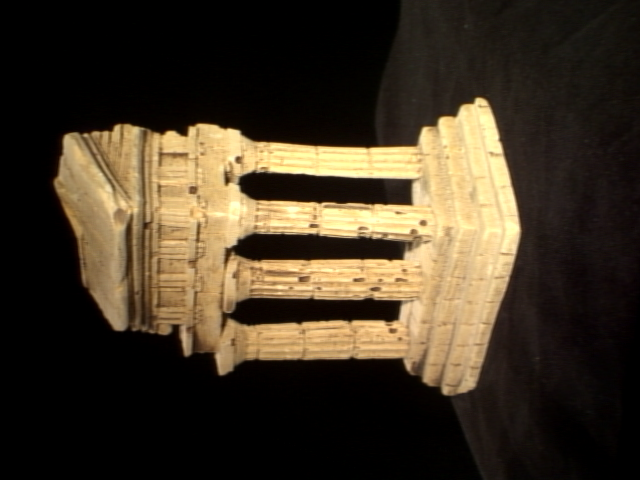
#> input picture 3D Reconstruction/im1.png, 640 x 480 px, found by its file name
$ python visualize.py
#> lines starting #> are read from the running program, lines starting #| are printed output that depends on the picture
### 3D Reconstruction/findM2.py
'''
Q3.3:
    1. Load point correspondences
    2. Obtain the correct M2
    3. Save the correct M2, C2, and P to q3_3.npz
'''

import numpy as np
from helper import camera2
from submission import eightpoint, essentialMatrix, triangulate
import submission
import matplotlib.pyplot as plt
import helper
import os.path
import math

def find_M2 ():
    K_values = np.load('./data/intrinsics.npz')
    k1 = K_values['K1']
    k2 = K_values['K2']
    data = np.load('./data/some_corresp.npz')

    imag1 = plt.imread('./data/im1.png')
    imag2 = plt.imread('./data/im2.png')

    M = np.max(imag2.shape)

    F = eightpoint(data['pts1'], data['pts2'], M)

    E = essentialMatrix(F, k1, k2)

    print(E.shape)

    M1 = np.hstack((np.eye(3), np.zeros((3,1))))
    M2S = camera2(E)

    print(M2S.shape)

    C1 = np.matmul(k1,M1)
    min_err = []
    for i in range(M2S.shape[2]):
        M2 = M2S[:,:,i]
        C2 = np.matmul(k2,M2)
        P, err = triangulate(C1, data['pts1'], C2, data['pts2'])
        min_err.append(err)
        if (np.all(P[:,2] > 0)) :
            break

    # [4 lines of commented-out code are left out]


    np.savez('q3_3.npz', M2 = M2, C2 = np.matmul(k2, M2), P = P)
    print("works")

    return M1,C1,M2,C2,F

# [2 lines that do not run on import are left out]

### 3D Reconstruction/submission.py
"""
Homework4.
Replace 'pass' by your implementation.
"""

import numpy as np
import sympy
import scipy.optimize as spo
import os.path
from util import _singularize
from util import refineF
from scipy.ndimage import gaussian_filter
import matplotlib.pyplot as plt

'''
Q2.1: Eight Point Algorithm
    Input:  pts1, Nx2 Matrix
            pts2, Nx2 Matrix
            M, a scalar parameter computed as max (imwidth, imheight)
    Output: F, the fundamental matrix
'''
def eightpoint(pts1, pts2, M):
    # Replace pass by your implementation
    pts1 = np.divide(pts1, M)
    pts2 = np.divide(pts2, M)

    x1 = pts1[:,0]
    y1 = pts1[:,1]
    x2 = pts2[:,0]
    y2 = pts2[:,1]

    l1 = x1*x2
    l2 = x1*y2
    l3 = x1
    l4 = y1*x2
    l5 = y1*y2
    l6 = y1
    l7 = x2
    l8 = y2
    l9 = np.ones(len(l8))

    A = np.vstack((l1,l2,l3, l4, l5, l6, l7, l8, l9))


    u, s,vh = np.linalg.svd(A.T)

    f_mat = vh[-1,:]

    F = f_mat.reshape(3,3)
    singF = _singularize(F)
    F = refineF(singF, pts1, pts2)
    T = np.array([[1./M,0,0],[0,1./M,0],[0,0,1]])
    F = np.matmul(T.T,np.matmul(F,T))

    np.savez('q2_1.npz', M=M, F=F)

    return F


'''
Q3.1: Compute the essential matrix E.
    Input:  F, fundamental matrix
            K1, internal camera calibration matrix of camera 1
            K2, internal camera calibration matrix of camera 2
    Output: E, the essential matrix
'''
def essentialMatrix(F, K1, K2):
    # Replace pass by your implementation
    K2T = K2.T
    essential = np.matmul(K2T,np.matmul(F,K1))
    np.savez('q3_1.npz', E = essential, F=F)
    return essential


'''
Q3.2: Triangulate a set of 2D coordinates in the image to a set of 3D points.
    Input:  C1, the 3x4 camera matrix
            pts1, the Nx2 matrix with the 2D image coordinates per row
            C2, the 3x4 camera matrix
            pts2, the Nx2 matrix with the 2D image coordinates per row
    Output: P, the Nx3 matrix with the corresponding 3D points per row
            err, the reprojection error.
'''
def triangulate(C1, pts1, C2, pts2):
    # Replace pass by your implementation
    P = np.zeros((pts1.shape[0],3))
    total_p = np.zeros((pts1.shape[0], 4))

    for i in range(pts1.shape[0]):
        x1 = pts1[i,0]
        x2 = pts2[i,0]
        y1 = pts1[i,1]
        y2 = pts2[i,1]
        A1 = x1*C1[2,:] - C1[0,:] #[C1[0:1, 0:2], x1 - C1[0,3]]
        A2 = y1*C1[2,:] - C1[1,:] #[C1[1:2, 0:2], y1 - C1[1,3]]
        A3 = x2*C2[2,:] - C2[0,:] #[C2[0:1, 0:2], x2 - C2[0,3]]
        A4 = y2*C2[2,:] - C2[1,:] #[C2[1:2, 0:2], y2 - C2[1,3]]
        A = np.vstack((A1,A2,A3,A4))
        U1,U2, vh = np.linalg.svd(A)
        p = vh[-1, :]
        p = p/p[3]

        P[i,:] = [p[0], p[1], p[2]]
        total_p[i,:] = p
    trans_p = total_p.T
    print(C1.shape, trans_p.shape)
    p1_predict = np.matmul(C1, trans_p)
    p1_norm = p1_predict/p1_predict[-1,:]
    p2_predict = np.matmul(C2, trans_p)
    p2_norm = p2_predict/p2_predict[-1,:]
    p1_trans = p1_norm[[0,1],:].T
    p2_trans = p2_norm[[0,1],:].T
    err1 = np.sum((p1_trans - pts1)**2)
    err2 = np.sum((p2_trans - pts2)**2)
    err = err1 + err2

    return P, err


'''
Q4.1: 3D visualization of the temple images.
    Input:  im1, the first image
            im2, the second image
            F, the fundamental matrix
            x1, x-coordinates of a pixel on im1
            y1, y-coordinates of a pixel on im1
    Output: x2, x-coordinates of the pixel on im2
            y2, y-coordinates of the pixel on im2

'''
def epipolarCorrespondence(im1, im2, F, x1, y1):
    # Replace pass by your implementation
    data = np.load('./data/some_corresp.npz')
    epline = F.dot(np.array([[x1], [y1], [1]]))
    a= epline[0]
    b = epline[1]
    c = epline[2]

    yline = np.arange(y1-30, y1+30)
    h,w,channel = im1.shape

    xline = (-(b*yline + c)/a)

    image1 = gaussian_filter(im1, output=np.float64, sigma=1)
    image2 = gaussian_filter(im2, output= np.float64, sigma =1)
    errmin = np.inf
    res = 0
    for i in range(60):
        x2 = int(xline[i])
        y2 = yline[i]
        # print(x2,y2)
        if (x2>=5  and x2<= w-5-1 and y2>=5 and y2<= h-5-1):
            patch1 = image1[y1-5:y1+5+1, x1-5:x1+5+1,:]
            patch2 = image2[y2-5:y2+5+1, x2-5:x2+5+1,:]
            diff = (patch1-patch2).flatten()
            err= (np.sum(diff**2))
            if (err<errmin):
                errmin = err
                res = i
    np.savez('q4_1.npz', F=F, pts1=data['pts1'], pts2=data['pts2'])

    return xline[res], yline[res]

'''
Q5.1: Extra Credit RANSAC method.
    Input:  pts1, Nx2 Matrix
            pts2, Nx2 Matrix
            M, a scaler parameter
    Output: F, the fundamental matrix
            inliers, Nx1 bool vector set to true for inliers
'''
# [28 lines left out: function ransacF, not called in this run]

'''
Q5.2:Extra Credit  Rodrigues formula.
    Input:  r, a 3x1 vector
    Output: R, a rotation matrix
'''
# [24 lines left out: function rodrigues, not called in this run]

'''
Q5.2:Extra Credit  Inverse Rodrigues formula.
    Input:  R, a rotation matrix
    Output: r, a 3x1 vector
'''
def invRodrigues(R):
    pass

'''
Q5.3: Extra Credit Rodrigues residual.
    Input:  K1, the intrinsics of camera 1
            M1, the extrinsics of camera 1
            p1, the 2D coordinates of points in image 1
            K2, the intrinsics of camera 2
            p2, the 2D coordinates of points in image 2
            x, the flattened concatenationg of P, r2, and t2.
    Output: residuals, 4N x 1 vector, the difference between original and estimated projections
'''
# [4 lines left out: function rodriguesResidual, not called in this run]

'''
Q5.3 Extra Credit  Bundle adjustment.
    Input:  K1, the intrinsics of camera 1
            M1, the extrinsics of camera 1
            p1, the 2D coordinates of points in image 1
            K2,  the intrinsics of camera 2
            M2_init, the initial extrinsics of camera 1
            p2, the 2D coordinates of points in image 2
            P_init, the initial 3D coordinates of points
    Output: M2, the optimized extrinsics of camera 1
            P2, the optimized 3D coordinates of points
'''
# [4 lines left out: function bundleAdjustment, not called in this run]

### 3D Reconstruction/util.py
import numpy as np
import scipy.optimize

def _singularize(F):
    U, S, V = np.linalg.svd(F)
    S[-1] = 0
    F = U.dot(np.diag(S).dot(V))
    return F

def _objective_F(f, pts1, pts2):
    F = _singularize(f.reshape([3, 3]))
    num_points = pts1.shape[0]
    hpts1 = np.concatenate([pts1, np.ones([num_points, 1])], axis=1)
    hpts2 = np.concatenate([pts2, np.ones([num_points, 1])], axis=1)
    Fp1 = F.dot(hpts1.T)
    FTp2 = F.T.dot(hpts2.T)

    r = 0
    for fp1, fp2, hp2 in zip(Fp1.T, FTp2.T, hpts2):
        r += (hp2.dot(fp1))**2 * (1/(fp1[0]**2 + fp1[1]**2) + 1/(fp2[0]**2 + fp2[1]**2))
    return r

def refineF(F, pts1, pts2):
    f = scipy.optimize.fmin_powell(
        lambda x: _objective_F(x, pts1, pts2), F.reshape([-1]),
        maxiter=100000,
        maxfun=10000
    )
    return _singularize(f.reshape([3, 3]))

### 3D Reconstruction/helper.py
"""
Homework4.
Helper functions.

Written by Dinesh Reddy, 2020.
"""
import numpy as np
import matplotlib.pyplot as plt
import scipy.optimize
import submission as sub
from mpl_toolkits.mplot3d import Axes3D


connections_3d = [[0,1], [1,3], [2,3], [2,0], [4,5], [6,7], [8,9], [9,11], [10,11], [10,8], [0,4], [4,8],
                  [1,5], [5,9], [2,6], [6,10], [3,7], [7,11]]
color_links = [(255,0,0),(255,0,0),(255,0,0),(255,0,0),(0,0,255),(255,0,255),(0,255,0),(0,255,0),(0,255,0),(0,255,0),(0,0,255),(0,0,255),(0,0,255),(0,0,255),(255,0,255),(255,0,255),(255,0,255),(255,0,255)]
colors = ['blue','blue','blue','blue','red','magenta','green','green','green','green','red','red','red','red','magenta','magenta','magenta','magenta']


# [97 lines left out: functions visualize_keypoints, plot_3d_keypoint, _epipoles, displayEpipolarF, not called in this run]


def camera2(E):
    U,S,V = np.linalg.svd(E)
    m = S[:2].mean()
    E = U.dot(np.array([[m,0,0], [0,m,0], [0,0,0]])).dot(V)
    U,S,V = np.linalg.svd(E)
    W = np.array([[0,-1,0], [1,0,0], [0,0,1]])

    if np.linalg.det(U.dot(W).dot(V))<0:
        W = -W

    M2s = np.zeros([3,4,4])
    M2s[:,:,0] = np.concatenate([U.dot(W).dot(V), U[:,2].reshape([-1, 1])/abs(U[:,2]).max()], axis=1)
    M2s[:,:,1] = np.concatenate([U.dot(W).dot(V), -U[:,2].reshape([-1, 1])/abs(U[:,2]).max()], axis=1)
    M2s[:,:,2] = np.concatenate([U.dot(W.T).dot(V), U[:,2].reshape([-1, 1])/abs(U[:,2]).max()], axis=1)
    M2s[:,:,3] = np.concatenate([U.dot(W.T).dot(V), -U[:,2].reshape([-1, 1])/abs(U[:,2]).max()], axis=1)
    return M2s

# [47 lines left out: function epipolarMatchGUI, not called in this run]

### 3D Reconstruction/visualize.py
'''
Q4.2:
    1. Integrating everything together.
    2. Loads necessary files from ../data/ and visualizes 3D reconstruction using scatter
'''

import numpy as np
from submission import *
import matplotlib.pyplot as plt
from helper import *
from findM2 import *
import os.path
from mpl_toolkits.mplot3d import Axes3D

def visualize():
    M1, C1, M2, C2, F = find_M2()
#> (reads 3D Reconstruction/intrinsics.npz from the repository)
#> (reads 3D Reconstruction/some_corresp.npz from the repository)
#> in find_M2, imag1 is the input picture: shape (480, 640, 3) float32; mean R, G, B 0.256, 0.211, 0.145
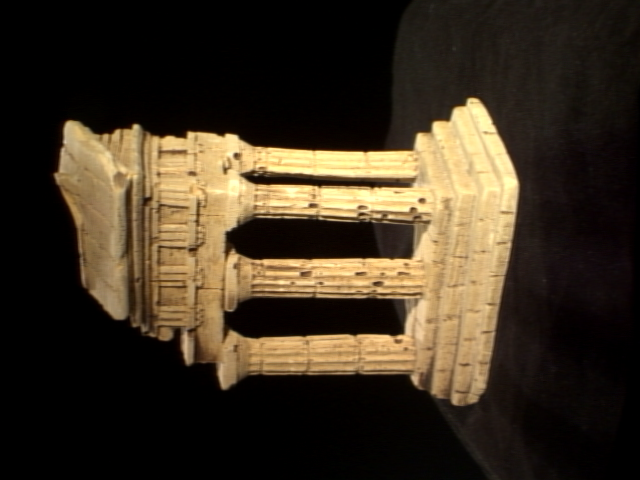
#> input picture 3D Reconstruction/im2.png, 640 x 480 px, found by its file name
#> in find_M2, imag2 is the input picture: shape (480, 640, 3) float32; mean R, G, B 0.238, 0.193, 0.13
#| Optimization terminated successfully.
#|          Current function value: 0.000196
#|          Iterations: 33
#|          Function evaluations: 4179
#| (3, 3)
#| (3, 4, 4)
    image1 = plt.imread('./data/im1.png')
    image2 = plt.imread('./data/im2.png')
    data = np.load('./data/templeCoords.npz')
#> (reads 3D Reconstruction/templeCoords.npz from the repository)
    x1 = data['x1']
    y1 = data['y1']

    pts1 = np.hstack((x1, y1))
    pts2 = np.zeros((x1.shape[0], 2))
    for i in range(x1.shape[0]):
        x2, y2 = sub.epipolarCorrespondence(image1, image2, F, x1[i, 0], y1[i, 0])
        pts2[i, 0] = x2
        pts2[i, 1] = y2
#> this loop made 288 passes
#> (a in epipolarCorrespondence, b in epipolarCorrespondence, c in epipolarCorrespondence, x2, y2) on passes 1 to 3: ([-0.00115], [-3.68e-05], [0.0687], 54.18, 177), ([-0.00115], [-3.65e-05], [0.0753], 60.17, 167), ([-0.00115], [-3.64e-05], [0.0774], 61.94, 166)
#> pass 1, in epipolarCorrespondence, `image1 = gaussian_filter(im1, output=np.float64, sigma=1)`:
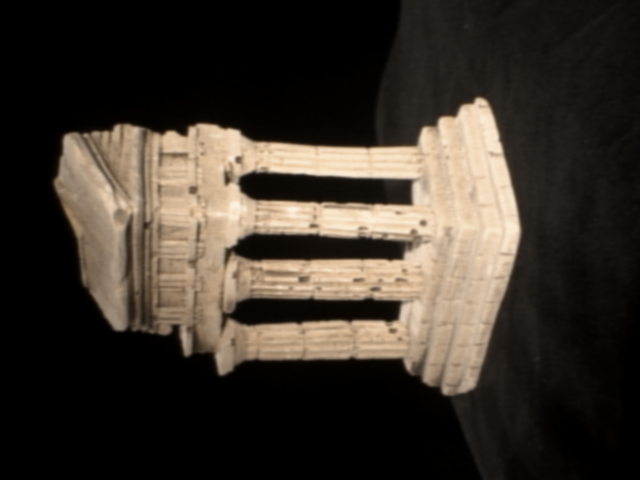
#> image1: shape (480, 640, 3) float64; mean R, G, B 0.236, 0.205, 0.172
#> pass 1, in epipolarCorrespondence, `image2 = gaussian_filter(im2, output= np.float64, sigma =1)`:
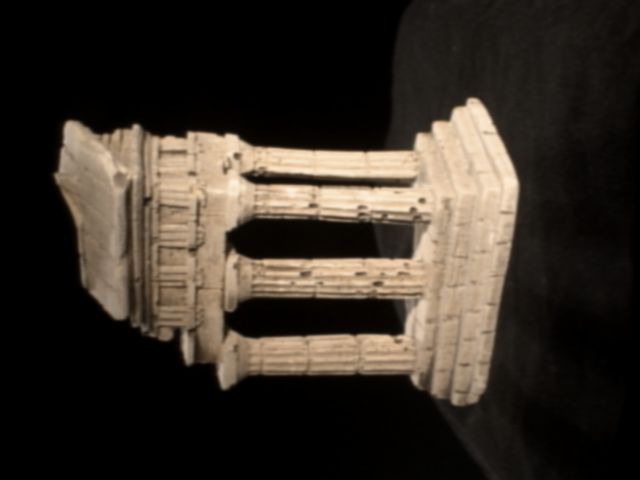
#> image2: shape (480, 640, 3) float64; mean R, G, B 0.218, 0.188, 0.156
#> after the loop, pts2 = 288 pairs, first value 54.18 to 521.2, second value 97 to 405


    P, err = triangulate(C1, pts1, C2, pts2)
#> the loop in triangulate (call 2), `for i in range(pts1.shape[0]):` made 288 passes
#> (x2, y2, A3, A4, U2, p) on passes 1 to 3: (54.18, 177, [-1522.8, 9.82, -232.8, -48.67], [49.17, -1456.5, -457.5, 1519.8], [2453.4, 2178.9, 978.5, 1.71], [-0.61, -0.157, 3.76, 1]), (60.17, 167, [-1522.7, 8.3, -227, -48.15], [49.03, -1454, -467.2, 1518.9], [2453.8, 2177.5, 977.9, 1.68], [-0.598, -0.187, 3.77, 1]), (61.94, 166, [-1522.7, 7.84, -225.3, -47.99], [49.02, -1453.7, -468.2, 1518.9], [2454.6, 2177.1, 976.5, 1.67], [-0.606, -0.217, 3.85, 1])
#| (3, 4) (4, 288)

    fig = plt.figure()
    ax = Axes3D(fig)
    ax.scatter(P[:, 0], P[:, 1], P[:, 2])
    ax.set_xlabel('X')
    ax.set_ylabel('Y')
    ax.set_zlabel('Z')
    ax.set_zlim3d(3.4, 4.2)
    ax.set_xlim3d(-0.8, 0.6)
    plt.show()

    np.savez('q4_2.npz', F=F, M1=M1, M2=M2, C1=C1, C2=C2)


if __name__ == '__main__':
    visualize()
